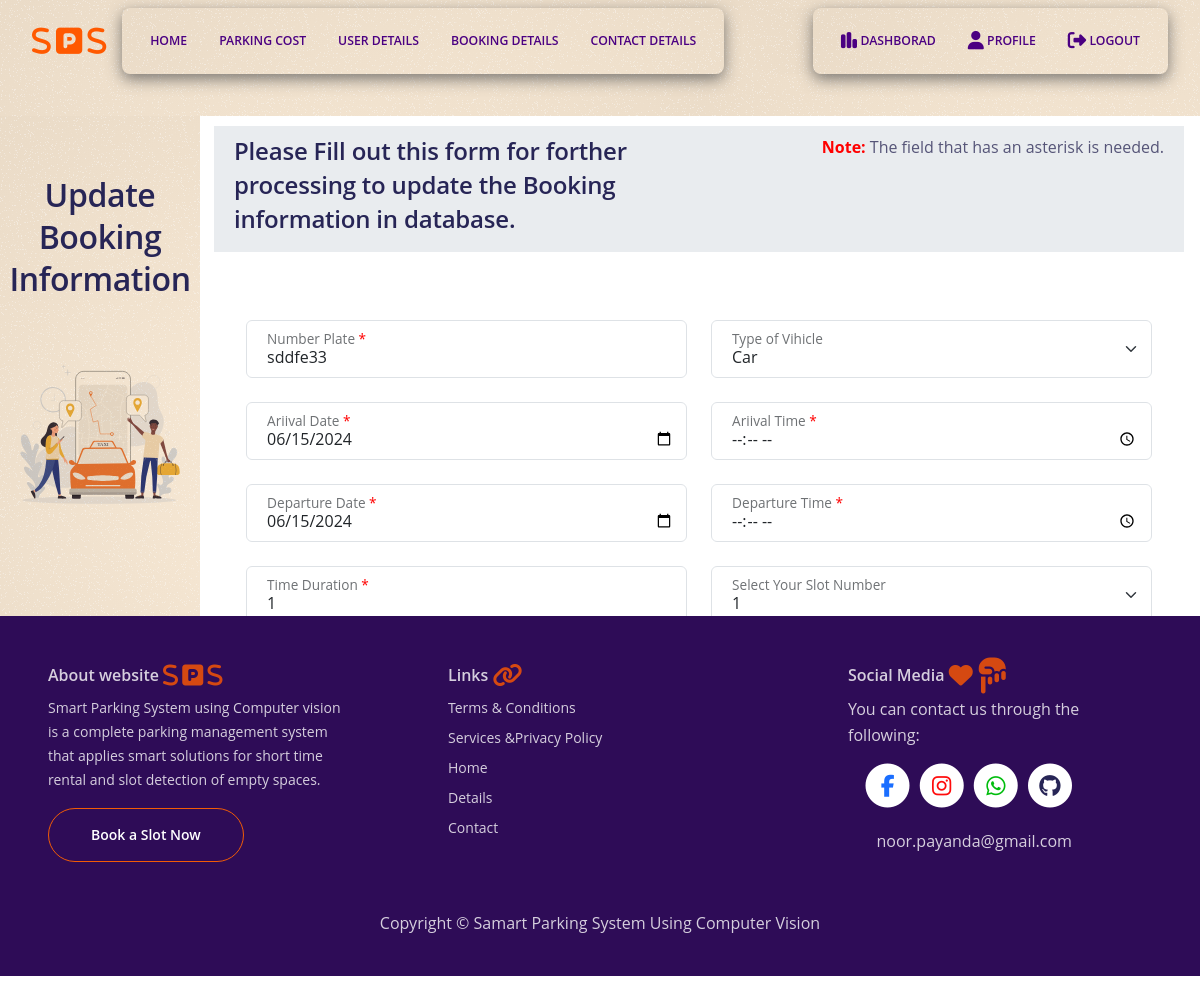
The page /update_booking/1 (signed in) on the database its author committed.
### app.py (models this page shows)
class Bookings(db.Model, UserMixin):
    id = Column(Integer, primary_key = True)
    user_id = Column(Integer, ForeignKey('users.id'))  # Foreign key to user model
    number_plate = Column(String(50), nullable=False)
    vihicle_type = Column(String(50), nullable=True)
    arrival_date = Column(Date, nullable=False)
    arrival_time = db.Column(String(10), nullable=False)
    departure_date = Column(Date, nullable=False)
    departure_time = db.Column(String(10), nullable=False)
    time_duration = Column(Integer, nullable=True)
    cost_per_hour = Column(Integer, nullable=False, default=20)
    total_ammount = Column(Integer, nullable=True)
    slot_number = Column(Integer, nullable=False)

### app.py (the view)
@app.route("/update_booking/<int:id>", methods = ['GET', 'POST'])
@login_required
def update_booking(id):
    booking_to_update = Bookings.query.get_or_404(id)
    if request.method == 'POST':
        try:
            cost_per_hour = 20
            time_duration = int(request.form.get("duration"))
            at = convertTime(request.form.get('arival_time'))
            dt = convertTime(request.form.get('departure_time'))
            total_ammount = time_duration * int(cost_per_hour)
            booking_to_update.number_plate = request.form.get('plate')
            booking_to_update.vihicle_type = request.form.get('vihicle_type')
            booking_to_update.arrival_date = convertDate(request.form.get('arival_date'))
            booking_to_update.arrival_time = at
            booking_to_update.departure_date =convertDate(request.form.get('departure_date'))
            booking_to_update.departure_time = dt
            booking_to_update.time_duration = time_duration
            booking_to_update.cost_per_hour = cost_per_hour
            booking_to_update.total_ammount = total_ammount
            db.session.commit()
            flash("Bookings Update successfully", category='success')
            if current_user.is_admin:
                return redirect(url_for("view_booking"))
            else:
                return redirect(url_for("index"))
        except:
            flash("Woops There was a problem during Booking updaing try again", category='danger')
            return redirect(url_for("view_booking"))
    else:
         return render_template('update_booking.html', booking = booking_to_update)

### app.py (called while the page is built)
@login_manager.user_loader
def load_user(user_id):
    user = Users.query.get(int(user_id))
    return user

### templates/update_booking.html (shortened to what this page needs)
{% if current_user.is_admin %}
{% extends "base2.html" %}
{% block left_title %}
<h2>Update Booking Information </h2>
{% endblock %}
{% block img %}
<img class="img-fluid" src="{{url_for('static', filename='images/slot_booking.svg')}}" id="left_icon">
{% endblock %}
{% block right_centent %}
<h4>Please Fill out this form for forther processing to update the Booking information in database.</h4>
{% endblock %}
{% block button %}
<p> <strong class="needed">Note: </strong>The field that has an asterisk is needed.</p>
{% endblock %}
{% block form %}
<form id="bookingForm" name="bookingForm" action="{{url_for('update_booking', id=booking.id)}}"
    onsubmit="return validate(event)" method="post" class="p-5">
    <div class="row">
        <div class="col">
            <div class="mb-4 form-floating">
                <input type="text" class="form-control" id="plate" name="plate" placeholder="Number Plate"
                    value="{{booking.number_plate}}">
                <label for="plate">Number Plate <span class="needed">*</span></label>
            </div>
        </div>
        <div class="col">
            <div class="mb-4 form-floating">
                <select class="form-select form-select-md form-control" aria-label="small select example"
                    id="vihicle_type" name="vihicle_type">
                    <option value="Car">Car</option>
                </select>
                <label for="vihicle_type">Type of Vihicle</label>
            </div>
        </div>
    </div>
    <div class="row">
        <div class="col">
            <div class="mb-4 form-floating">
                <input type="date" class="form-control" id="arival_date" name="arival_date" placeholder="Arival Date"
                    onclick="setCurrentDate()" value="{{booking.arrival_date}}">
                <label for="arival_date">Ariival Date <span class="needed">*</span></label>
            </div>
        </div>
        <div class="col">
            <div class="mb-4 form-floating">
                <input type="time" class="form-control" id="arival_time" name="arival_time" placeholder="Arival Time">
                <label for="arival_time">Ariival Time <span class="needed">*</span></label>
            </div>
        </div>
    </div>
    <div class="row">
        <div class="col">
            <div class="mb-4 form-floating">
                <input type="date" class="form-control" id="departure_date" name="departure_date"
                    placeholder="Departure Date" onclick="setCurrentDate()" value="{{booking.departure_date}}">
                <label for="departure_date">Departure Date <span class="needed">*</span></label>
            </div>
        </div>
        <div class="col">
            <div class="mb-4 form-floating">
                <input type="time" class="form-control" id="departure_time" name="departure_time"
                    placeholder="Arival Time">
                <label for="departure_time">Departure Time <span class="needed">*</span></label>
            </div>
        </div>
    </div>
    <div class="row">
        <div class="col">
            <div class="mb-4 form-floating">
                <input type="number" class="form-control" id="duration" name="duration" placeholder="Time Duration"
                    value="{{booking.time_duration}}">
                <label for="plate">Time Duration <span class="needed">*</span></label>
            </div>
        </div>
        <div class="col">
            <div class="mb-4 form-floating">
                <select class="form-select form-select-md form-control" aria-label="small select example"
                    id="slot_number" name="slot_number">
                    <option value="1">1</option>
                </select>
                <label for="slot_number">Select Your Slot Number</label>
            </div>
        </div>
    </div>
</form>
{% endblock %}
{% endif %}

### static/css/styles.css (style rules this page uses)
body, html { width: 100%; height: 100%; }
body, p { color: #565578; font: 400 1rem/1.625rem "Open Sans", sans-serif; }
h2 { color: #272556; font-weight: 600; font-size: 2rem; line-height: 2.625rem; letter-spacing: -0.4px; }
h4 { color: #272556; font-weight: 600; font-size: 1.5rem; line-height: 2.125rem; letter-spacing: -0.2px; }
.form-floating label { margin-left: 0.5rem; color: #72719b; }
.form-floating .form-control { padding-left: 1.25rem; }

### templates/base2.html (style rules this page uses)
.needed { color: red; }
#left_icon { height: 250px; width: 250px; display: block; mix-blend-mode: multiply; }

### rows shown on the page
Bookings: plate "sddfe33", arival_date "06/15/2024", departure_date "06/15/2024", duration "1"
